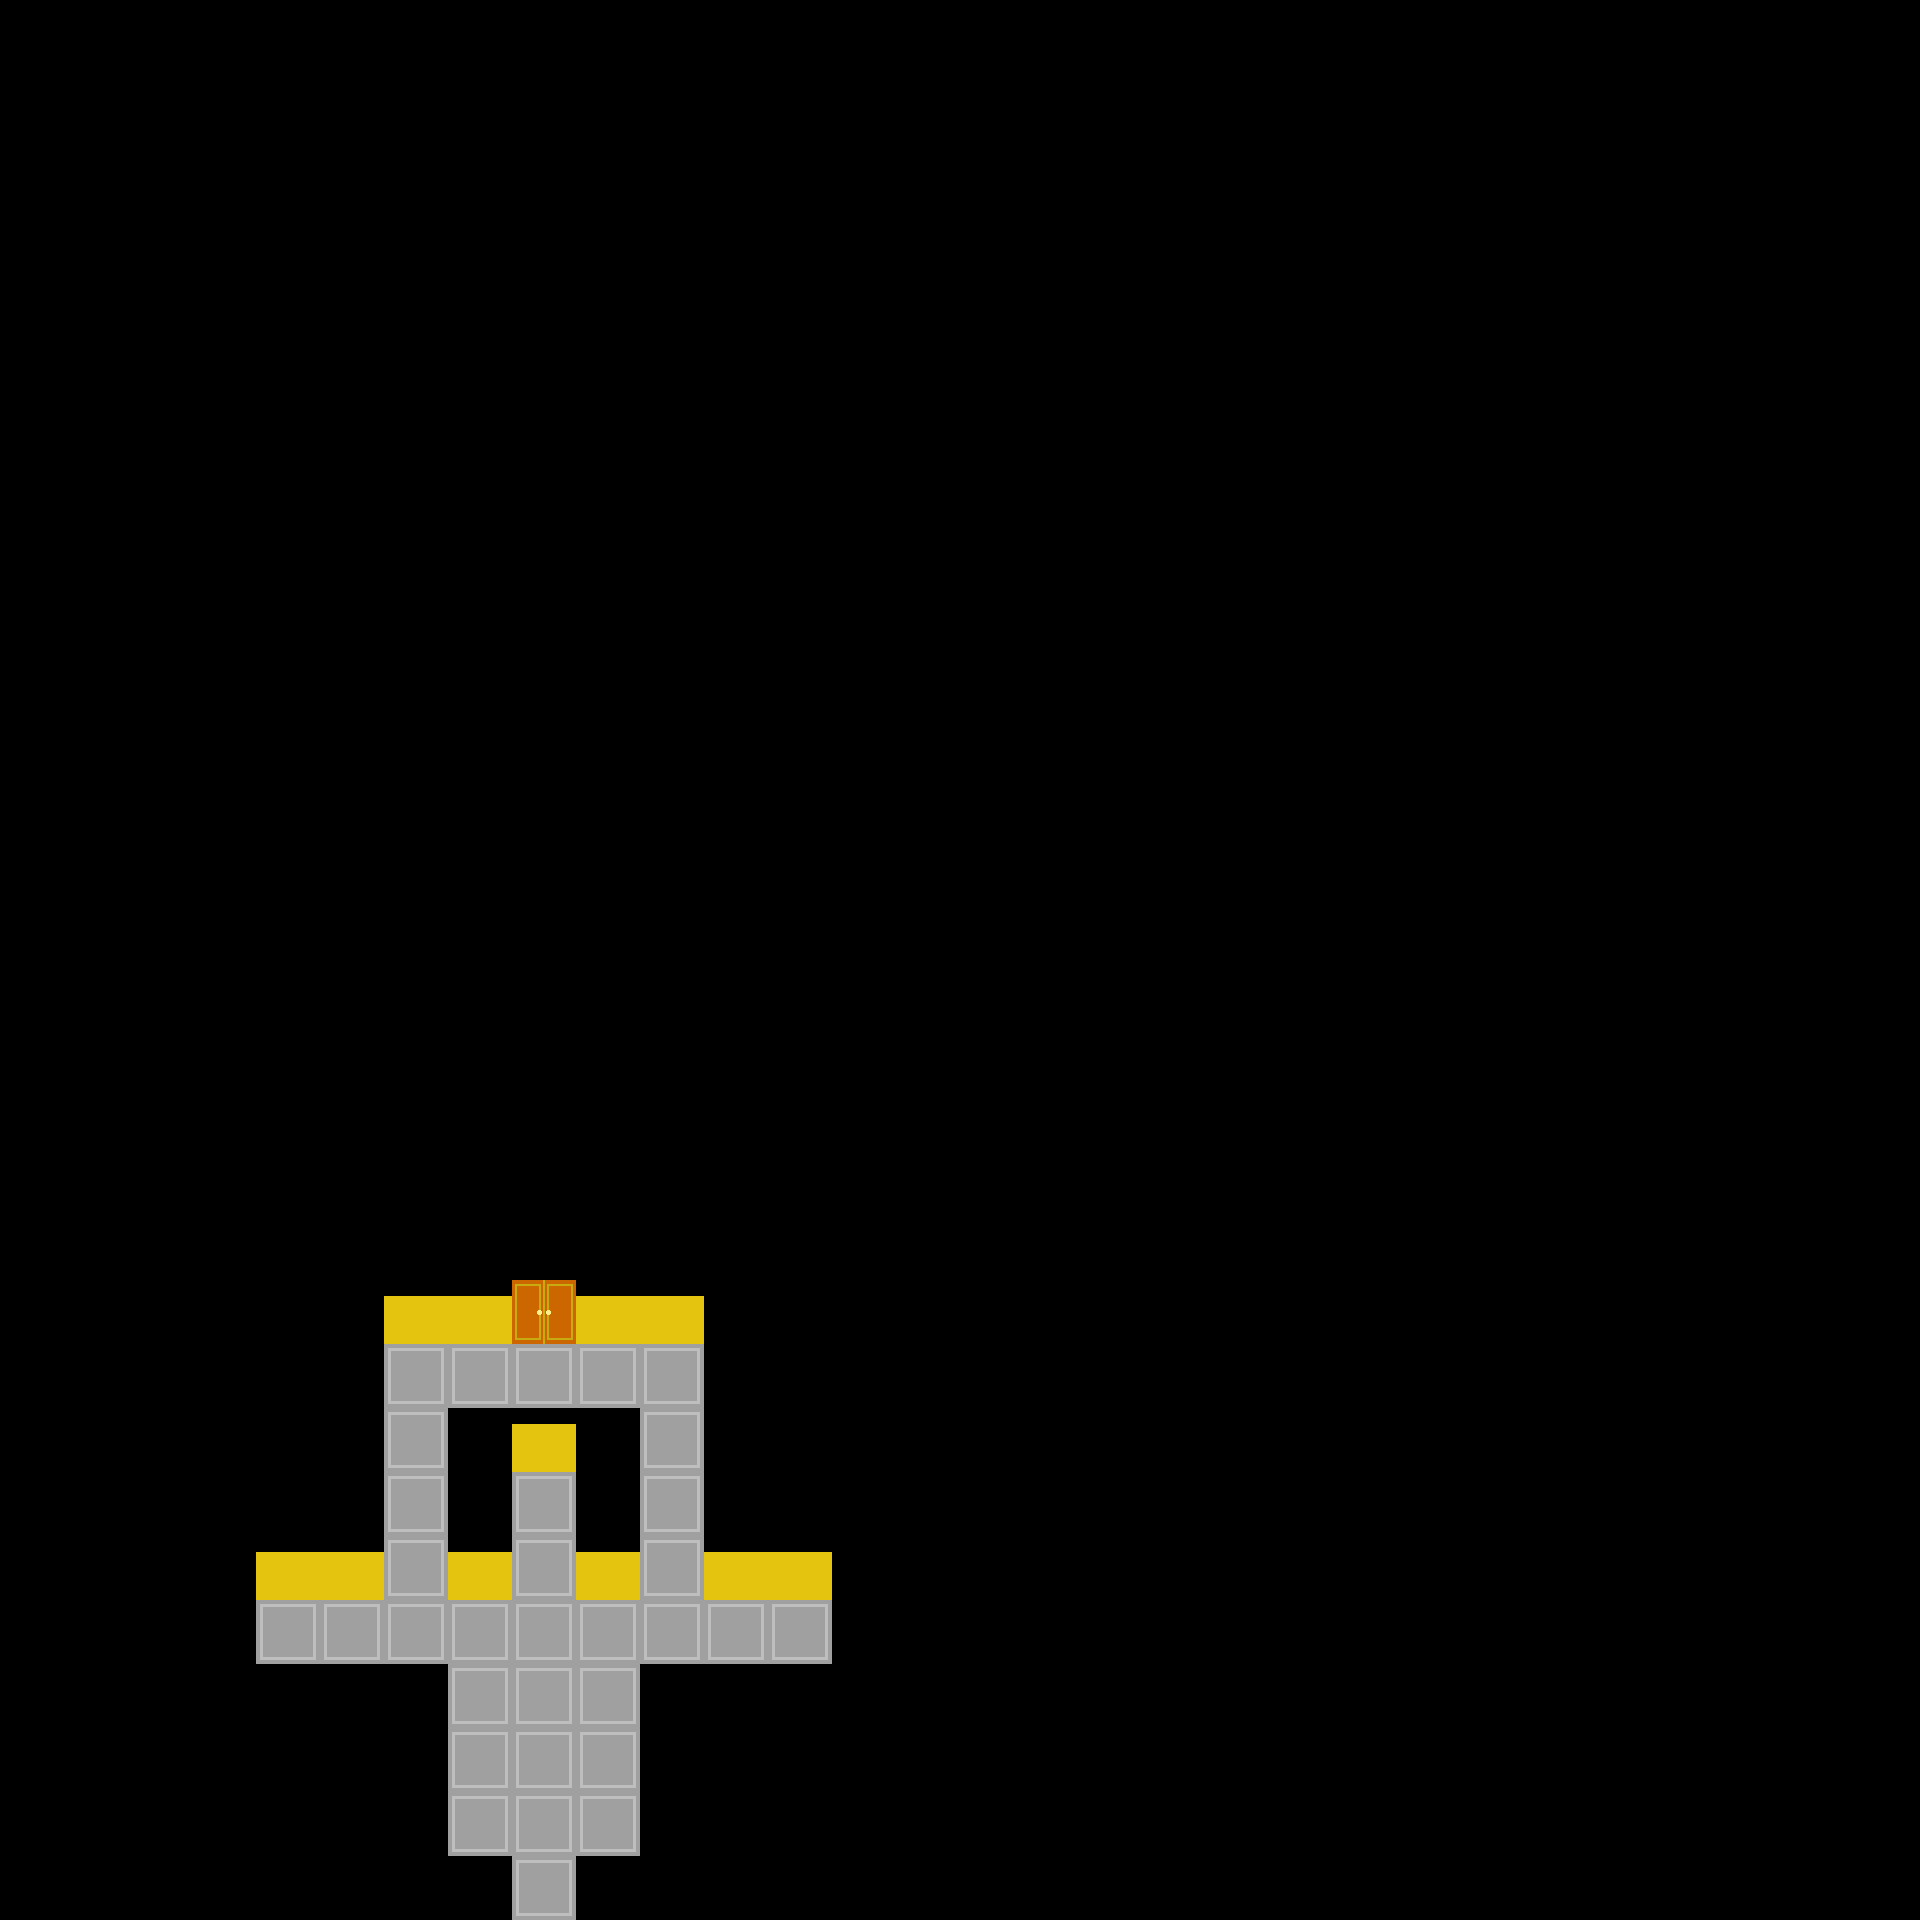

This is a level from a 2D game, rendered from its Tiled map with the project's own tilesets. A one-line summary and the map file follow, with tile-layer data summarised:
An orthogonal 30x30 tile map with 64x64 px tiles, 1 tile layer (MAP).

<map version="1.2" tiledversion="1.2.5" orientation="orthogonal" renderorder="right-down" width="30" height="30" tilewidth="64" tileheight="64" infinite="0" nextlayerid="2" nextobjectid="1">
 <tileset firstgid="1" source="tileset_basic.tsx" />
 <layer id="1" name="MAP" width="30" height="30">
  <data>[900 cells, 900 non-empty, 4 distinct tile ids]</data>
 </layer>
</map>
